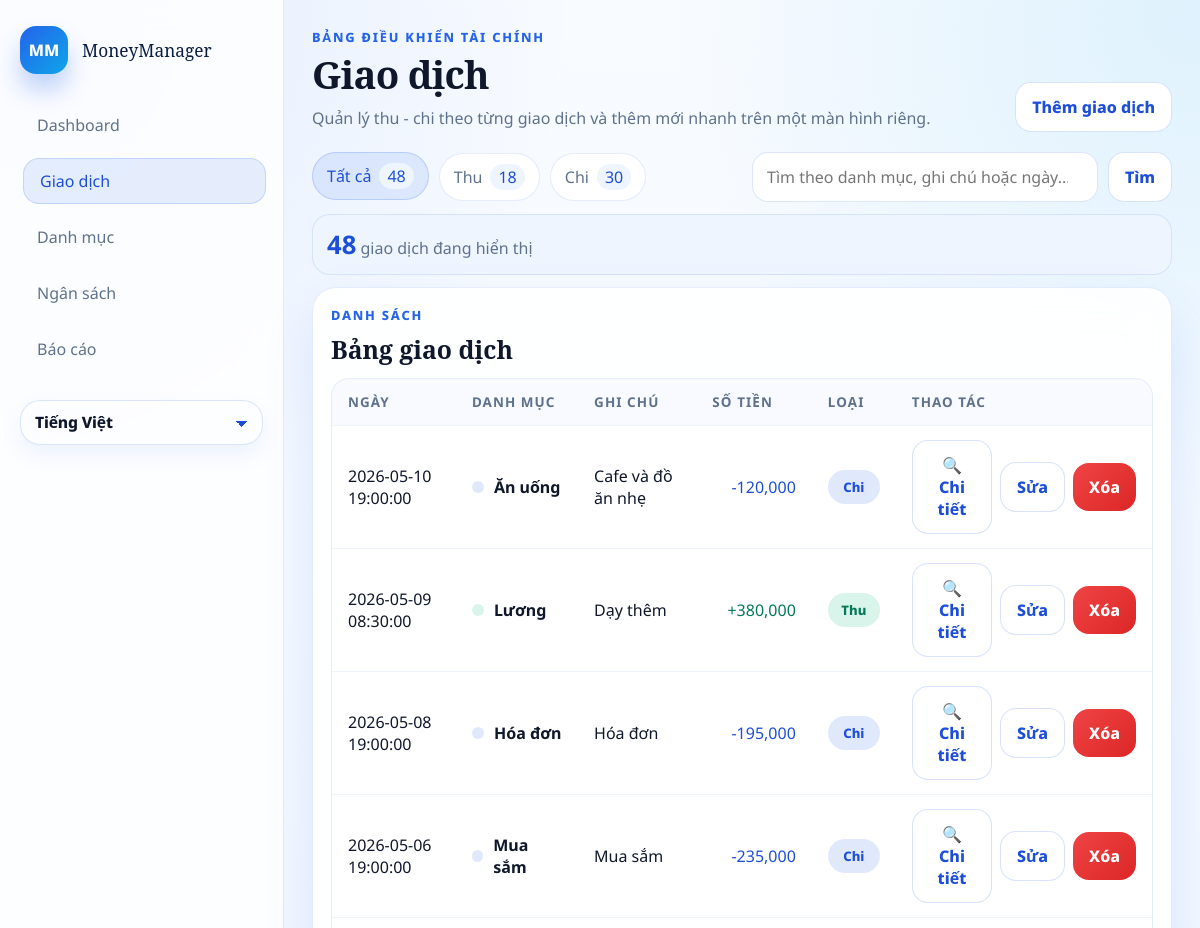
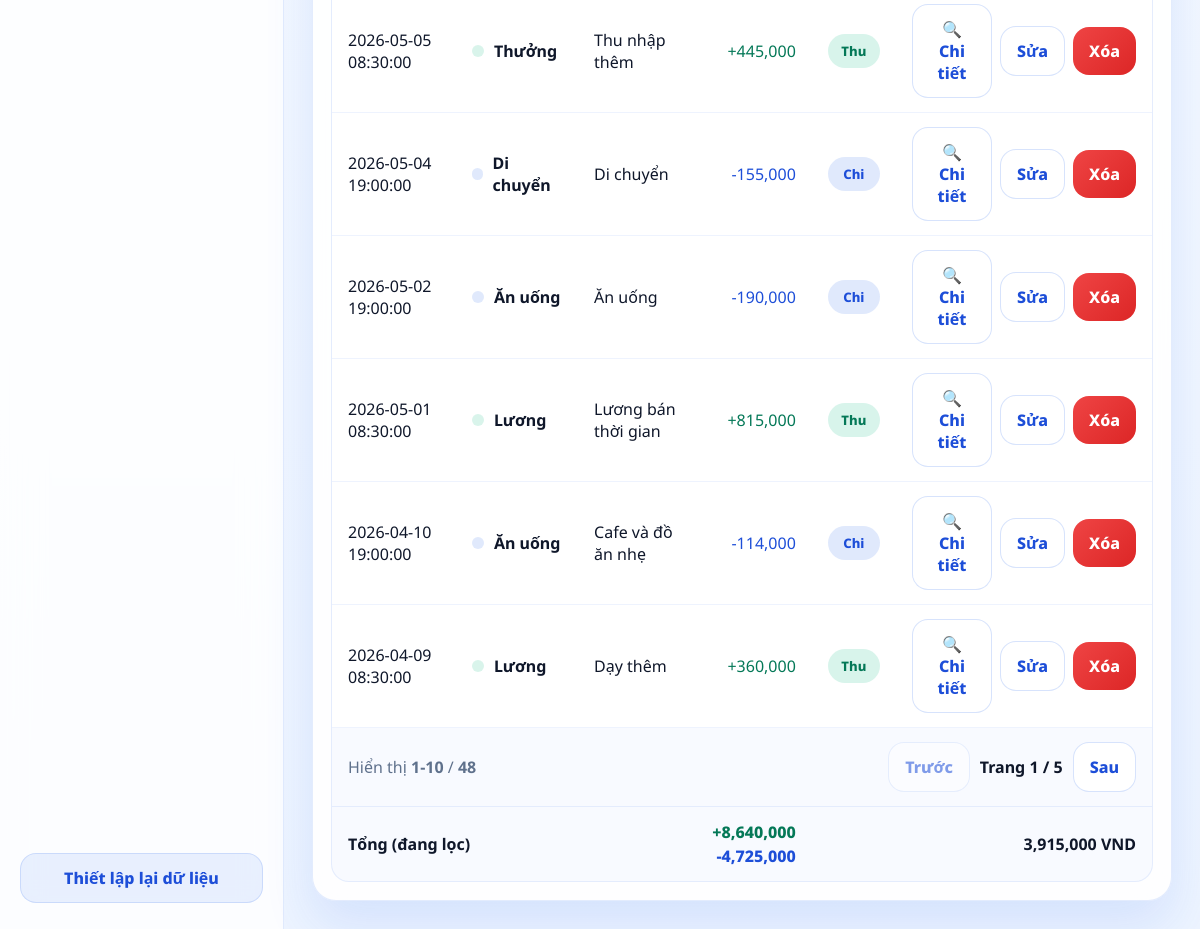
Page /transactions on the committed database (2 pictures, top to bottom).
### tables this page shows
CREATE TABLE transactions (
        id INTEGER PRIMARY KEY AUTOINCREMENT,
        date TEXT NOT NULL,
        amount REAL NOT NULL,           -- Số dương cho thu, số âm cho chi
        category_id INTEGER NOT NULL,   -- Tham chiếu sang bảng categories
        note TEXT,
        FOREIGN KEY (category_id) REFERENCES categories (id)
        );

CREATE TABLE categories (
            id INTEGER PRIMARY KEY AUTOINCREMENT,
            key TEXT UNIQUE NOT NULL,
            value TEXT NOT NULL,
            type INTEGER NOT NULL CHECK (type IN (0, 1)) -- 0: chi, 1: thu
        );

### app.py (the view)
@app.route("/transactions")
def transactions_page() -> str:
    search_query = request.args.get("q", default="").strip()
    return render_template(
        "transactions.html",
        **_transaction_form_context(
            "transactions",
            t("transactions_title"),
            t("transactions_subtitle"),
            search_query,
        ),
    )

### app.py (called while the page is built)
def _current_language() -> str:
    language = session.get("language", "vi")
    return language if language in FILE_TRANSLATIONS else "vi"

def t(key: str) -> str:
    language = _current_language()
    return FILE_TRANSLATIONS.get(language, FILE_TRANSLATIONS.get("vi", {})).get(key, key)

@app.context_processor
def inject_language_context() -> dict[str, object]:
    return {
        "current_lang": _current_language(),
        "supported_languages": [
            {
                "code": option["code"],
                "label": t("language_vi") if option["code"] == "vi" else t("language_en"),
            }
            for option in SUPPORTED_LANGUAGES
        ],
        "t": t,
        "category_label": _category_label,
        "note_label": _note_label,
    }

def _format_money(value: float) -> str:
    return f"{value:,.0f}"

def _category_label(category_key: str, fallback: str | None = None) -> str:
    label_key = f"category_label_{category_key}"
    label = t(label_key)
    if label != label_key:
        return label
    return fallback or category_key

def _note_label(note_text: str | None) -> str:
    if not note_text:
        return ""
    translation_key = _NOTE_TRANSLATION_KEYS.get(note_text)
    return t(translation_key) if translation_key else note_text

def _month_bounds(year: int, month: int) -> tuple[str, str]:
    start = datetime(year, month, 1, 0, 0, 0)
    end_day = calendar.monthrange(year, month)[1]
    end = datetime(year, month, end_day, 23, 59, 59)
    return start.strftime("%Y-%m-%d %H:%M:%S"), end.strftime("%Y-%m-%d %H:%M:%S")

def _ensure_db() -> None:
    if not app.config.get("DATABASE_READY", False):
        db_helper.init_db()
        app.config["DATABASE_READY"] = True

### modulo/db_helper.py (called while the page is built)
def get_connection():
    db_dir = os.path.join(os.path.dirname(__file__), '../database')
    db_path = os.path.join(db_dir, 'finance.db')
    os.makedirs(db_dir, exist_ok=True)
    conn = sqlite3.connect(db_path)
    conn.row_factory = sqlite3.Row
    return conn

def get_all_categories():
    conn = get_connection()
    cursor = conn.cursor()
    cursor.execute('SELECT * FROM categories ORDER BY type, value')
    rows = cursor.fetchall()
    conn.close()
    return [dict(row) for row in rows]

def get_setting(key):
    conn = get_connection()
    cursor = conn.cursor()
    cursor.execute('SELECT value FROM settings WHERE key = ?', (key,))
    row = cursor.fetchone()
    conn.close()
    return row['value'] if row else None

### templates/transactions.html (shortened to what this page needs)
{% extends "base.html" %}
{% block content %}
<section class="transaction-toolbar">
  <div class="chip-row">
    <a class="chip {% if transaction_type_filter == 'all' %}active{% endif %}" href="{{ url_for('transactions_page', q=search_query) }}">
      {{ t('all') }} <span>{{ transaction_type_counts.all }}</span>
    </a>
    <a class="chip {% if transaction_type_filter == 'income' %}active{% endif %}" href="{{ url_for('transactions_page', q=search_query, type='income') }}">
      {{ t('income') }} <span>{{ transaction_type_counts.income }}</span>
    </a>
    <a class="chip {% if transaction_type_filter == 'expense' %}active{% endif %}" href="{{ url_for('transactions_page', q=search_query, type='expense') }}">
      {{ t('expense') }} <span>{{ transaction_type_counts.expense }}</span>
    </a>
  </div>
  <form class="search-bar search-bar-wide" method="get" action="{{ url_for('transactions_page') }}">
    <input id="transactionSearch" type="search" name="q" value="{{ search_query }}" placeholder="{{ t('search_placeholder') }}">
    <button type="submit" class="btn btn-outline">{{ t('search') }}</button>
  </form>
</section>
<section class="transaction-summary-strip module-tip">
  <div>
    <strong>{{ transaction_count_display }}</strong>
    <span>{{ t('search_results') }}</span>
  </div>
</section>
<section class="module-grid module-grid-transactions">
  <article class="panel panel-wide">
    <div class="panel-head panel-head-tight">
      <div>
        <p class="panel-kicker">{{ t('transaction_list') }}</p>
        <h2>{{ t('transactions_table') }}</h2>
      </div>
    </div>
    <div class="table-wrap">
      <table class="transaction-table">
        <thead>
          <tr>
            <th>{{ t('date') }}</th>
            <th>{{ t('category') }}</th>
            <th>{{ t('note') }}</th>
            <th class="align-right">{{ t('amount') }}</th>
            <th>{{ t('type') }}</th>
            <th class="align-right">{{ t('action') }}</th>
          </tr>
        </thead>
        <tbody id="transactionTableBody">
          {% for item in transactions %}
            <tr class="transaction-row-clickable"
              data-search="{{ item.date }} {{ category_label(item.category_key, item.category_name) }} {{ item.category_key }} {{ note_label(item.note) }} {{ item.note or '' }} {{ item.amount }}"
                data-transaction-id="{{ item.id }}"
                data-transaction-date="{{ item.date }}"
                data-transaction-category="{{ category_label(item.category_key, item.category_name) }}"
              data-transaction-note="{{ note_label(item.note) }}"
                data-transaction-amount="{{ item.amount }}"
                data-transaction-amount-display="{{ item.amount|abs|money }} VND"
                data-transaction-kind="{{ t('income_type') if item.category_type == 1 else t('expense_type') }}"
                data-transaction-edit-url="{{ url_for('edit_transaction', transaction_id=item.id) }}"
                data-transaction-delete-url="{{ url_for('delete_transaction', transaction_id=item.id) }}">
              <td>{{ item.date }}</td>
              <td>
                <div class="table-category">
                  <span class="transaction-dot {{ 'income' if item.category_type == 1 else 'expense' }}"></span>
                  <strong>{{ category_label(item.category_key, item.category_name) }}</strong>
                </div>
              </td>
              <td>{{ note_label(item.note) or '-' }}</td>
              <td class="align-right amount-cell {{ 'income' if item.amount >= 0 else 'expense' }}">
                {{ '+' if item.amount >= 0 else '-' }}{{ item.amount|abs|money }}
              </td>
              <td>
                <span class="badge {{ 'badge-income' if item.category_type == 1 else 'badge-expense' }}">
                  {{ t('income') if item.category_type == 1 else t('expense') }}
                </span>
              </td>
              <td>
                <div class="table-actions">
                  <button type="button" class="btn btn-mini btn-outline" data-open-detail-modal>🔍 {{ t('details') }}</button>
                  <a class="btn btn-mini btn-outline" href="{{ url_for('edit_transaction', transaction_id=item.id) }}">{{ t('edit') }}</a>
                  <form action="{{ url_for('delete_transaction', transaction_id=item.id) }}" method="post" data-confirm="{{ t('confirm_delete_transaction') }}" onsubmit="return confirm(this.dataset.confirm);">
                    <button type="submit" class="btn btn-mini btn-danger">{{ t('delete') }}</button>
                  </form>
                </div>
              </td>
            </tr>
          {% else %}
            <tr class="empty-row">
              <td colspan="6">{{ t('no_transactions') }}</td>
            </tr>
          {% endfor %}
        </tbody>
        <tfoot>
          <tr class="table-foot table-foot-pagination">
            <td colspan="6">
              <div class="table-pagination">
                <div>
                  {{ t('showing') }} <strong>{{ pagination.display_start }}-{{ pagination.display_end }}</strong>
                  / <strong>{{ pagination.total_items }}</strong>
                </div>
                <div class="pagination-actions">
                  {% if pagination.has_prev %}
                    <a class="btn btn-mini btn-outline" href="{{ url_for('transactions_page', q=search_query, type=transaction_type_filter, page=pagination.prev_page) }}">{{ t('previous') }}</a>
                  {% else %}
                    <span class="btn btn-mini btn-outline is-disabled">{{ t('previous') }}</span>
                  {% endif %}
                  <span class="pagination-page">{{ t('page') }} <strong>{{ pagination.page }}</strong> / {{ pagination.total_pages }}</span>
                  {% if pagination.has_next %}
                    <a class="btn btn-mini btn-outline" href="{{ url_for('transactions_page', q=search_query, type=transaction_type_filter, page=pagination.next_page) }}">{{ t('next') }}</a>
                  {% else %}
                    <span class="btn btn-mini btn-outline is-disabled">{{ t('next') }}</span>
                  {% endif %}
                </div>
              </div>
            </td>
          </tr>
          <tr class="table-foot">
            <td colspan="3"><strong>{{ t('filter_total') }}</strong></td>
            <td class="align-right">
              <div class="table-foot-stack">
                <div class="income">+{{ transactions_total_income|money }}</div>
                <div class="expense">-{{ transactions_total_expense|money }}</div>
              </div>
            </td>
            <td colspan="2" class="align-right"><strong>{{ transactions_total_net|money }} VND</strong></td>
          </tr>
        </tfoot>
      </table>
    </div>
  </article>
</section>
{% endblock %}

### templates/base.html (shortened to what this page needs)
<!doctype html>
<html lang="{{ current_lang }}">
  <head>
    <link rel="stylesheet" href="{{ url_for('static', filename='styles.css') }}">
  </head>
  <body class="shell shell-{{ active_page }}">
    <div class="shell-frame">
      <aside class="sidebar">
        <div>
          <div class="brand">
            <div class="brand-mark">MM</div>
            <div>
              <div class="brand-name">MoneyManager</div>
            </div>
          </div>
          <nav class="module-nav" aria-label="{{ t('main_navigation') }}">
            <a class="module-link {% if active_page == 'dashboard' %}active{% endif %}" href="{{ url_for('dashboard') }}" data-transition-link>{{ t('dashboard') }}</a>
            <a class="module-link {% if active_page == 'transactions' %}active{% endif %}" href="{{ url_for('transactions_page') }}" data-transition-link>{{ t('transactions') }}</a>
            <a class="module-link {% if active_page == 'categories' %}active{% endif %}" href="{{ url_for('categories_page') }}" data-transition-link>{{ t('categories') }}</a>
            <a class="module-link {% if active_page == 'budget' %}active{% endif %}" href="{{ url_for('budget_page') }}" data-transition-link>{{ t('budget') }}</a>
            <a class="module-link {% if active_page == 'reports' %}active{% endif %}" href="{{ url_for('reports_page') }}" data-transition-link>{{ t('reports') }}</a>
          </nav>
          <form class="language-switcher" action="{{ url_for('set_language') }}" method="post">
            <select class="select-field select-field-compact" name="language" aria-label="{{ t('language') }}" onchange="this.form.submit()">
              {% for option in supported_languages %}
                <option value="{{ option.code }}" {% if option.code == current_lang %}selected{% endif %}>
                  {{ option.label }}
                </option>
              {% endfor %}
            </select>
          </form>
        </div>
        <form class="sidebar-action" action="{{ url_for('reset_database') }}" method="post" data-confirm="{{ t('confirm_reset') }}" onsubmit="return confirm(this.dataset.confirm);">
          <button type="submit" class="btn btn-ghost">{{ t('reset_data') }}</button>
        </form>
      </aside>
      <main class="main">
        <header class="topbar">
          <div>
            <p class="eyebrow">{{ t('finance_dashboard') }}</p>
            <h1 class="topbar-title">{{ page_title }}</h1>
            <p class="topbar-subtitle">{{ page_subtitle }}</p>
          </div>
          <div class="topbar-action">
            {% if active_page == 'reports' %}
              <form action="{{ url_for('create_demo_data') }}" method="post" data-confirm="{{ t('confirm_demo') }}" onsubmit="return confirm(this.dataset.confirm);">
                <button type="submit" class="btn btn-secondary">{{ t('create_demo') }}</button>
              </form>
            {% elif active_page == 'transactions' %}
              <button type="button" class="btn btn-outline" data-open-add-modal>{{ t('add_transaction') }}</button>
            {% else %}
              <a class="btn btn-outline" href="{{ url_for('transactions_page', open_add=1) }}" data-transition-link>{{ t('add_transaction') }}</a>
            {% endif %}
          </div>
        </header>
        <div class="workspace">
          {% block content %}{% endblock %}
        </div>
      </main>
    </div>
  </body>
</html>

### rows in the picture
transactions: date "2026-05-10 19:00:00", note "Cafe và đồ ăn nhẹ", amount "-", amount|abs "120,000", t "Chi tiết", t "Sửa", t "Xóa"
categories: key+value "Ăn uống", type "Chi"
transactions: date "2026-05-09 08:30:00", note "Dạy thêm", amount "+", amount|abs "380,000", t "Chi tiết", t "Sửa", t "Xóa"
categories: key+value "Lương", type "Thu"
transactions: date "2026-05-08 19:00:00", note "Hóa đơn", amount "-", amount|abs "195,000", t "Chi tiết", t "Sửa", t "Xóa"
categories: key+value "Hóa đơn", type "Chi"
transactions: date "2026-05-06 19:00:00", note "Mua sắm", amount "-", amount|abs "235,000", t "Chi tiết", t "Sửa", t "Xóa"
categories: key+value "Mua sắm", type "Chi"
transactions: date "2026-05-05 08:30:00", note "Thu nhập thêm", amount "+", amount|abs "445,000", t "Chi tiết", t "Sửa", t "Xóa"
categories: key+value "Thưởng", type "Thu"
transactions: date "2026-05-04 19:00:00", note "Di chuyển", amount "-", amount|abs "155,000", t "Chi tiết", t "Sửa", t "Xóa"
categories: key+value "Di chuyển", type "Chi"
transactions: date "2026-05-02 19:00:00", note "Ăn uống", amount "-", amount|abs "190,000", t "Chi tiết", t "Sửa", t "Xóa"
transactions: date "2026-05-01 08:30:00", note "Lương bán thời gian", amount "+", amount|abs "815,000", t "Chi tiết", t "Sửa", t "Xóa"
transactions: date "2026-04-10 19:00:00", note "Cafe và đồ ăn nhẹ", amount "-", amount|abs "114,000", t "Chi tiết", t "Sửa", t "Xóa"
transactions: date "2026-04-09 08:30:00", note "Dạy thêm", amount "+", amount|abs "360,000", t "Chi tiết", t "Sửa", t "Xóa"

### other values in the picture
{{ t('dashboard') }} "Dashboard"
{{ t('transactions') }} "Giao dịch"
{{ t('categories') }} "Danh mục"
{{ t('budget') }} "Ngân sách"
{{ t('reports') }} "Báo cáo"
{{ t('reset_data') }} "Thiết lập lại dữ liệu"
{{ t('finance_dashboard') }} "BẢNG ĐIỀU KHIỂN TÀI CHÍNH"
{{ page_title }} "Giao dịch"
{{ page_subtitle }} "Quản lý thu - chi theo từng giao dịch và thêm mới nhanh trên một màn hình riêng."
{{ t('add_transaction') }} "Thêm giao dịch"
{{ t('all') }} "Tất cả"
{{ transaction_type_counts.all }} "48"
{{ t('income') }} "Thu"
{{ transaction_type_counts.income }} "18"
{{ t('expense') }} "Chi"
